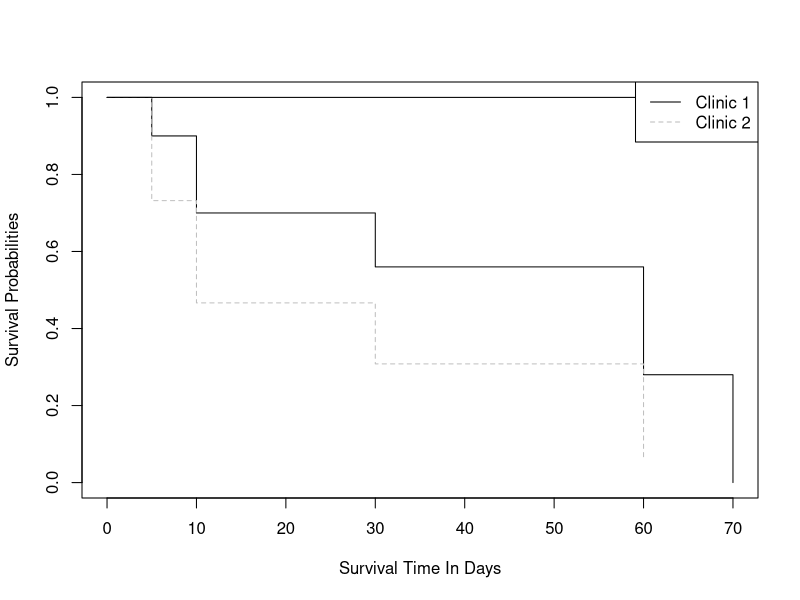
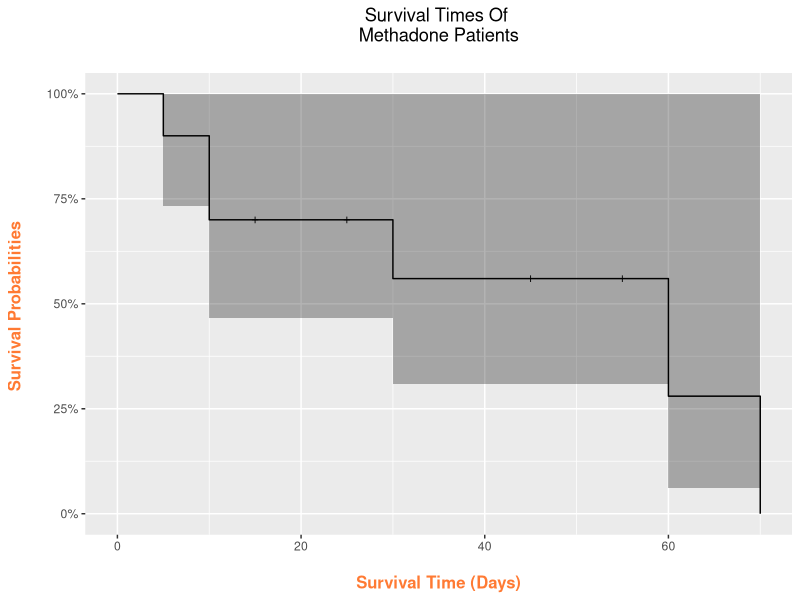

Generate these figures, in order, with R:

library(survival)

library(ggplot2)
library(ggfortify)

# Example data
data <- data.frame(
  time = c(5, 10, 15, 10, 25, 30, 45, 55, 60, 70),
  status = c(1, 1, 0, 1, 0, 1, 0, 0, 1, 1)  # 1=event occurred, 0=censored
)

# Create Survival object
surv_object <- Surv(time = data$time, event = data$status)

# Fit Kaplan-Meier model
km_fit <- survfit(surv_object ~ 1)

plot(km_fit, lty = c("solid", "dashed"), col = c("black", "grey"), xlab = "Survival Time In Days", ylab = "Survival Probabilities")

legend("topright", c("Clinic 1", "Clinic 2"), lty = c("solid", "dashed"), col = c("black", "grey"))


autoplot(km_fit) + 
  labs(x = "\n Survival Time (Days) ", y = "Survival Probabilities \n", 
       title = "Survival Times Of \n Methadone Patients \n") + 
  theme(plot.title = element_text(hjust = 0.5), 
        axis.title.x = element_text(face="bold", colour="#FF7A33", size = 12),
        axis.title.y = element_text(face="bold", colour="#FF7A33", size = 12),
        legend.title = element_text(face="bold", size = 10))
